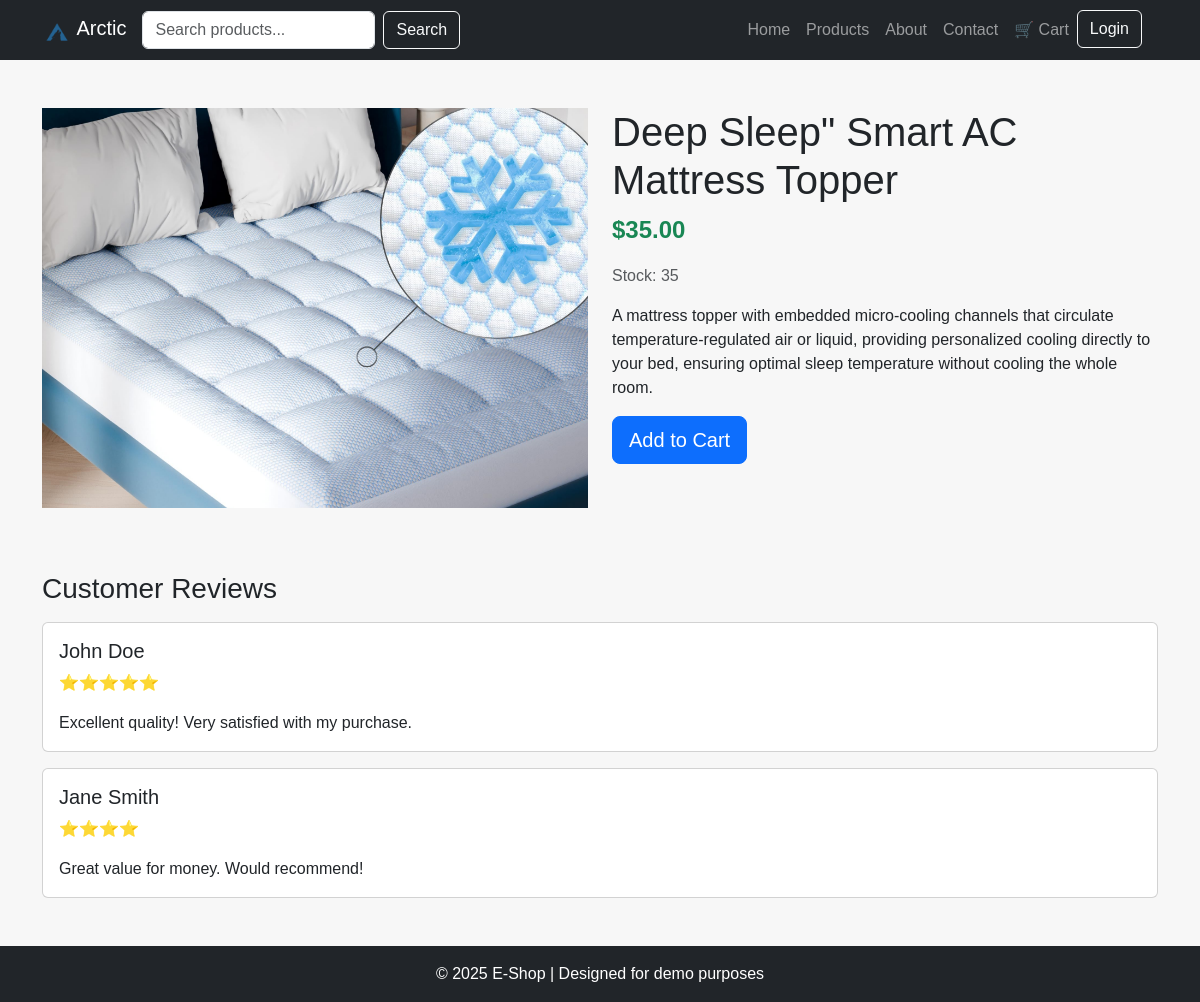
/product.php?id=8, run on an earlier commit of the app's database.
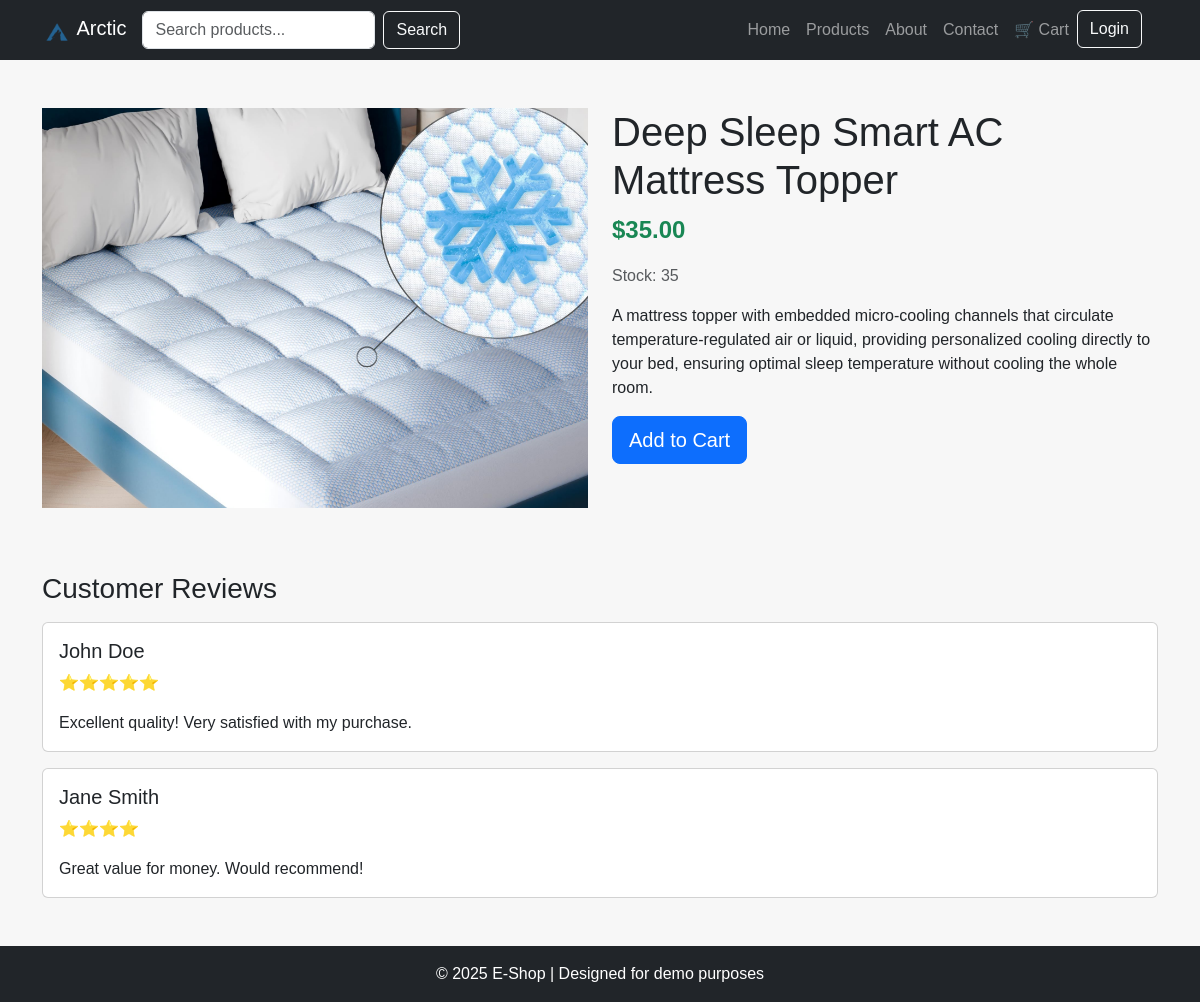
And on a later commit of the database.
### tables this page shows
CREATE TABLE `products` (
  `id` int(11) NOT NULL AUTO_INCREMENT,
  `prod_name` varchar(255) DEFAULT NULL,
  `price` int(11) DEFAULT NULL,
  `stock` int(11) DEFAULT NULL,
  `info` text DEFAULT NULL,
  `img` varchar(255) NOT NULL,
  PRIMARY KEY (`id`)
);

### misc/prod_page.php (the view)
<?php
include "database.php";
function prodDetails ()
{
    global $conn;
    $id = isset($_GET['id']) ? (int) $_GET['id'] : 0;
    $query = "SELECT * FROM products WHERE id = {$id}";
    $result = mysqli_query($conn, $query);
    $product = mysqli_fetch_assoc($result);
    $prodID = $product['id'];
    $prodName = $product['prod_name'];
    $prodImg = $product['img'];
    $prodPrice = number_format($product['price'], 2, '.', '');
    $prodStock = $product['stock'];
    $prodInfo = $product['info'];
    $htmlYes = <<<HTML
        <div class="row">
                <div class="col-md-6">
                    <img src="img/products/$prodImg.jpg"
                        alt="$prodName"
                        class="product-img-main mb-3">
                </div>
                <div class="col-md-6">
                    <h1>$prodName</h1>
                    <p class="fs-4 fw-bold text-success">$$prodPrice</p>
                    <p class="text-muted">Stock: $prodStock</p>
                    <p>$prodInfo</p>
                    <div class="d-flex gap-3 mt-3">
                        <a href="cart.php?action=add&id=$prodID"
                            class="btn btn-primary btn-lg">Add to Cart</a>
                    </div>
                </div>
            </div>
            <div class="mt-5">
                <h3>Customer Reviews</h3>
                <div class="card my-3">
                    <div class="card-body">
                        <h5 class="card-title">John Doe</h5>
                        <p class="card-text">⭐⭐⭐⭐⭐</p>
                        <p class="card-text">Excellent quality! Very satisfied with my purchase.</p>
                    </div>
                </div>
                <div class="card my-3">
                    <div class="card-body">
                        <h5 class="card-title">Jane Smith</h5>
                        <p class="card-text">⭐⭐⭐⭐</p>
                        <p class="card-text">Great value for money. Would recommend!</p>
                    </div>
                </div>
            </div>
    HTML;
    $htmlNo = <<<HTML
        <div class="alert alert-danger text-center">Product not found.</div>
    HTML;
    if ($product)
    {
        return $htmlYes;
    }
    else
    {
        return $htmlNo;
    }
}

What changed in the data, as far as the page shows it:
changed products: prod_name "Deep Sleep\" Smart AC Mattress Topper" → "Deep Sleep Smart AC Mattress Topper"
